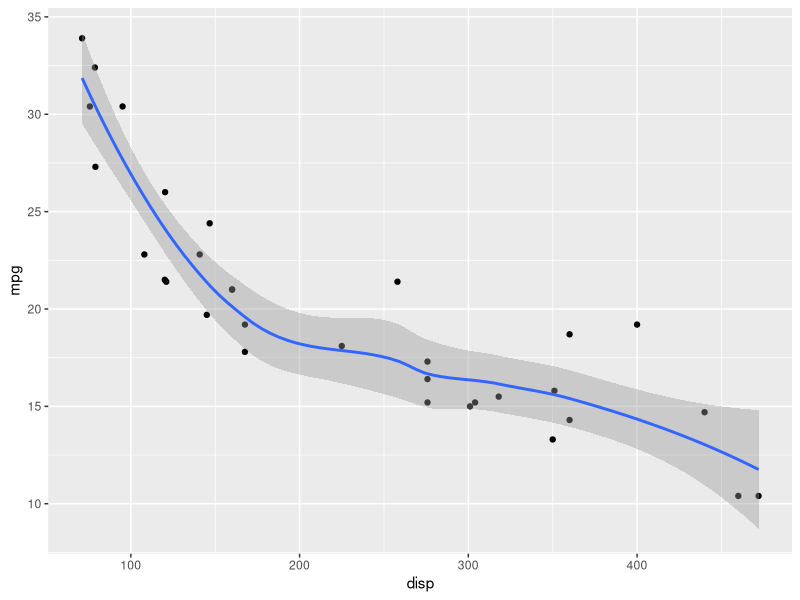
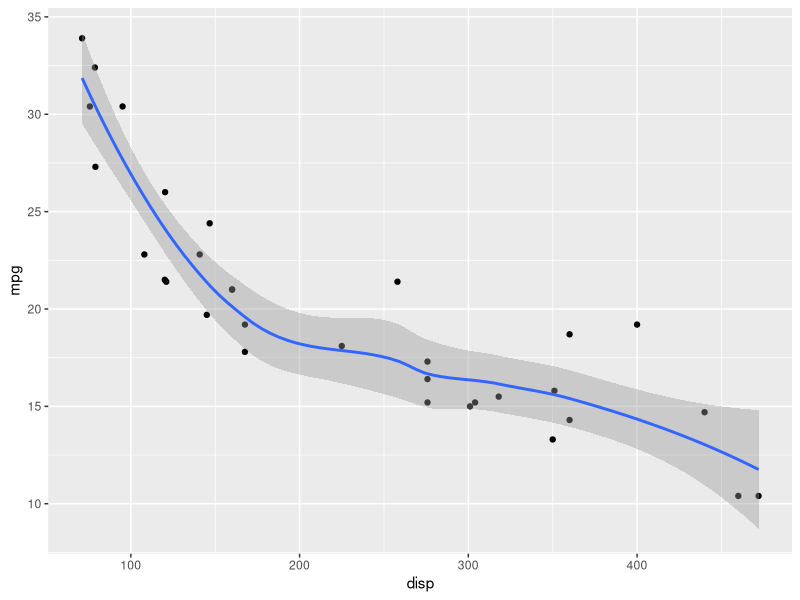

Generate these figures, in order, with R:
## ---- chunk 1
#| output-location: fragment
#| echo: true
#| fig-height: 3
#| fig-align: center

library(ggplot2)

mtcars |> 
  ggplot(aes(x = disp, y = mpg)) +
  geom_point() +
  geom_smooth(method = "loess",
    formula = "y~x")
## ---- chunk 2
#| output-location: fragment
#| echo: true
#| fig-height: 3
#| fig-align: center
#| fig-alt: "This is my description of the graph"

#| fig-alt: "This is my description of the graph"
library(ggplot2)

mtcars |> 
  ggplot(aes(x = disp, y = mpg)) +
  geom_point() +
  geom_smooth(method = "loess",
    formula = "y~x")
